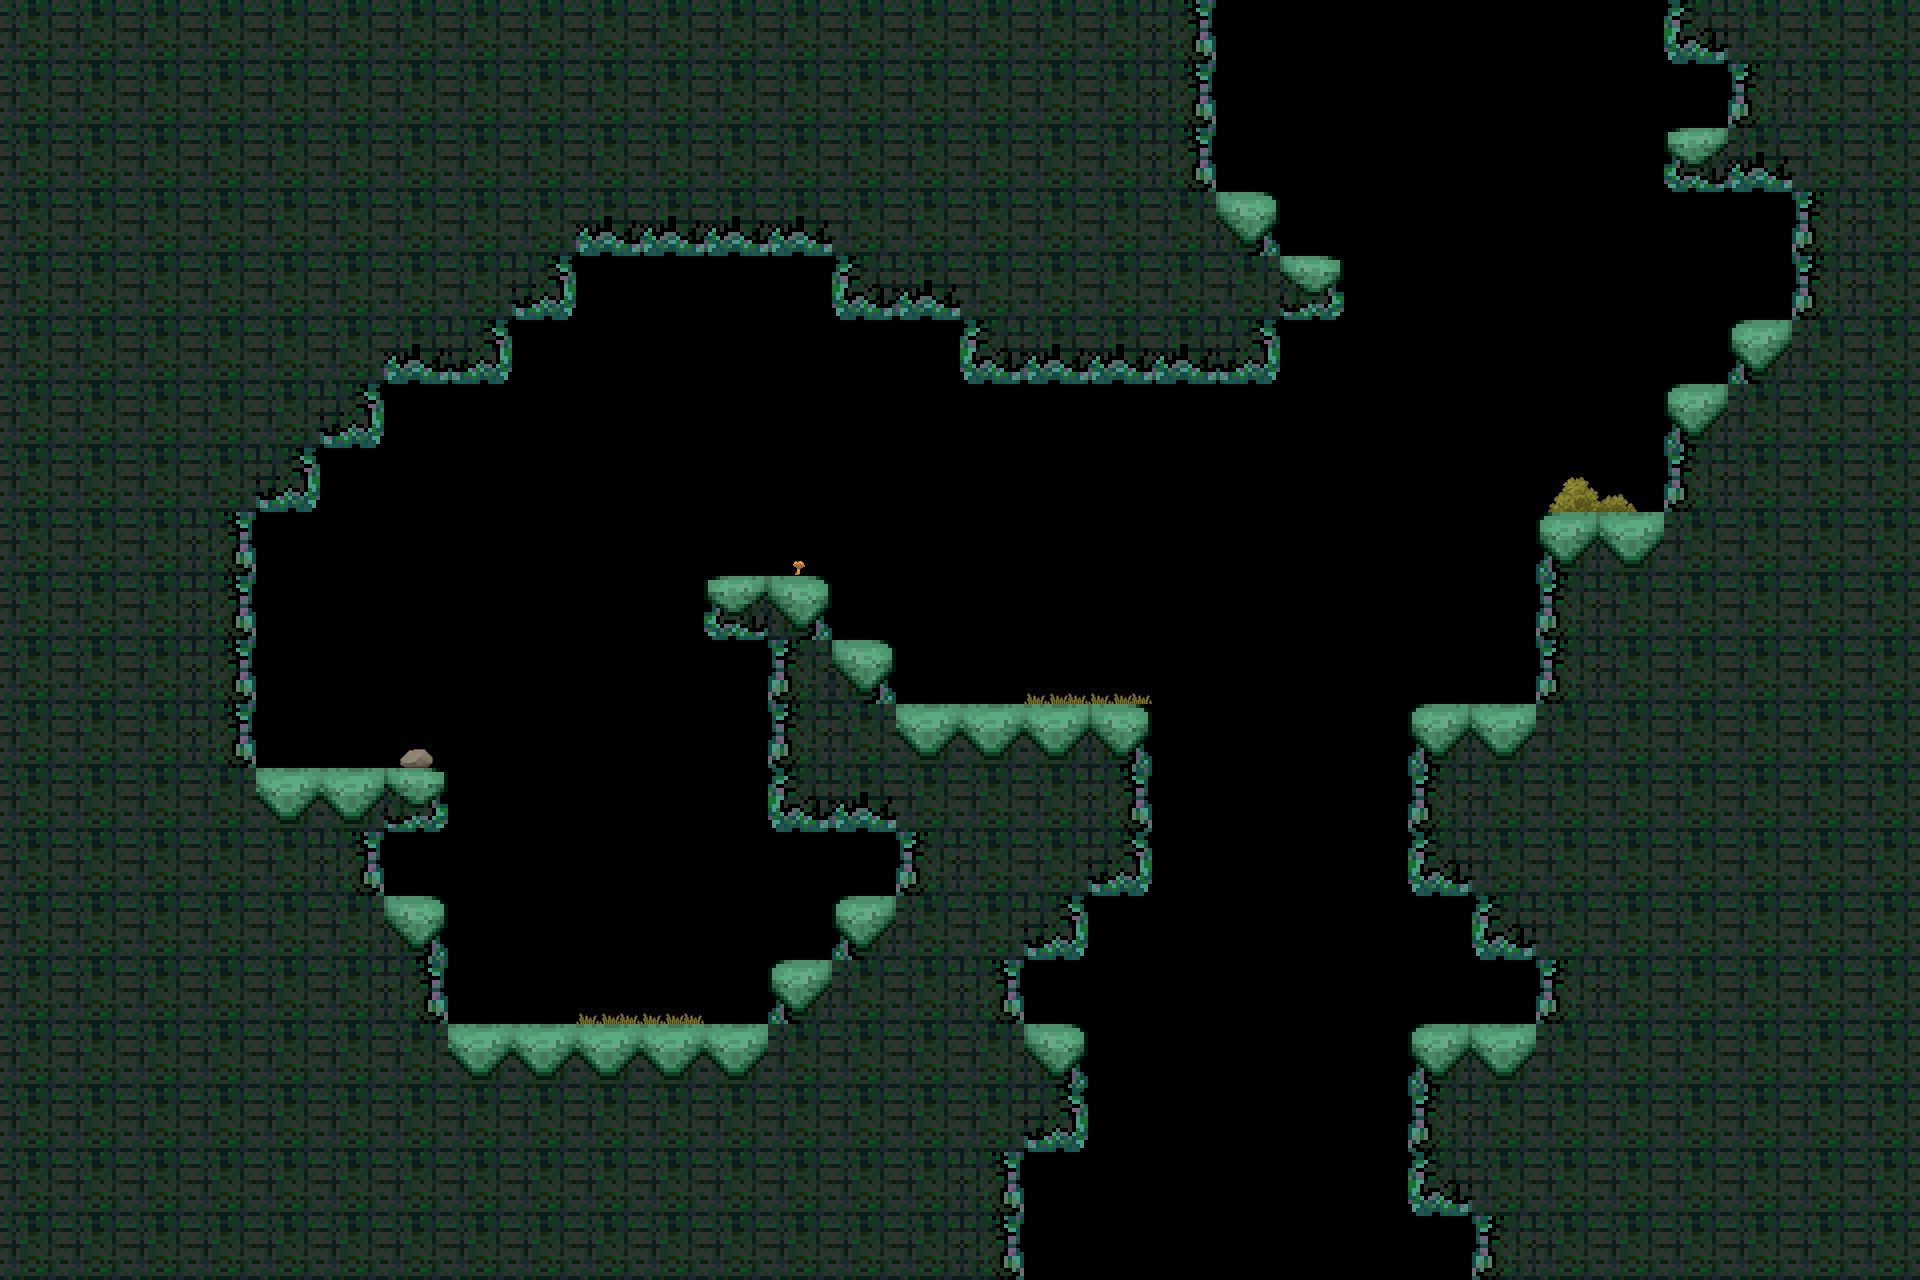

A level layout from a 2D game, rendered from its tile map. Below: a short description, then the map file with its tile-grid data intact:
An orthogonal 30x20 tile map with 64x64 px tiles, 2 tile layers (tiles, deco), 2 tilesets and 6 objects (N, S, player).

<map version="1.4" tiledversion="1.4.3" orientation="orthogonal" renderorder="right-down" width="30" height="20" tilewidth="64" tileheight="64" infinite="0" nextlayerid="6" nextobjectid="16">
 <tileset firstgid="1" source="../level0.tsx" />
 <tileset firstgid="17" source="../deco1.tsx" />
 <layer id="1" name="tiles" width="30" height="20">
  <data encoding="csv">
6,6,6,6,6,6,6,6,6,6,6,6,6,6,6,6,6,6,7,0,0,0,0,0,0,0,9,6,6,6,
6,6,6,6,6,6,6,6,6,6,6,6,6,6,6,6,6,6,7,0,0,0,0,0,0,0,0,5,6,6,
6,6,6,6,6,6,6,6,6,6,6,6,6,6,6,6,6,6,7,0,0,0,0,0,0,0,13,10,6,6,
6,6,6,6,6,6,6,6,6,10,10,10,10,6,6,6,6,6,6,3,0,0,0,0,0,0,0,0,5,6,
6,6,6,6,6,6,6,6,11,0,0,0,0,9,10,6,6,6,6,6,15,0,0,0,0,0,0,0,5,6,
6,6,6,6,6,6,10,11,0,0,0,0,0,0,0,9,10,10,10,11,0,0,0,0,0,0,0,1,6,6,
6,6,6,6,6,11,0,0,0,0,0,0,0,0,0,0,0,0,0,0,0,0,0,0,0,0,1,6,6,6,
6,6,6,6,11,0,0,0,0,0,0,0,0,0,0,0,0,0,0,0,0,0,0,0,0,0,5,6,6,6,
6,6,6,7,0,0,0,0,0,0,0,0,0,0,0,0,0,0,0,0,0,0,0,0,1,2,6,6,6,6,
6,6,6,7,0,0,0,0,0,0,0,13,3,0,0,0,0,0,0,0,0,0,0,0,5,6,6,6,6,6,
6,6,6,7,0,0,0,0,0,0,0,0,5,3,0,0,0,0,0,0,0,0,0,0,5,6,6,6,6,6,
6,6,6,7,0,0,0,0,0,0,0,0,5,6,2,2,2,3,0,0,0,0,1,2,6,6,6,6,6,6,
6,6,6,6,2,2,15,0,0,0,0,0,9,10,6,6,6,7,0,0,0,0,5,6,6,6,6,6,6,6,
6,6,6,6,6,7,0,0,0,0,0,0,0,0,5,6,6,11,0,0,0,0,9,6,6,6,6,6,6,6,
6,6,6,6,6,6,3,0,0,0,0,0,0,1,6,6,11,0,0,0,0,0,0,9,6,6,6,6,6,6,
6,6,6,6,6,6,7,0,0,0,0,0,1,6,6,7,0,0,0,0,0,0,0,0,5,6,6,6,6,6,
6,6,6,6,6,6,6,2,2,2,2,2,6,6,6,6,3,0,0,0,0,0,1,2,6,6,6,6,6,6,
6,6,6,6,6,6,6,6,6,6,6,6,6,6,6,6,11,0,0,0,0,0,5,6,6,6,6,6,6,6,
6,6,6,6,6,6,6,6,6,6,6,6,6,6,6,7,0,0,0,0,0,0,9,6,6,6,6,6,6,6,
6,6,6,6,6,6,6,6,6,6,6,6,6,6,6,7,0,0,0,0,0,0,0,5,6,6,6,6,6,6
</data>
 </layer>
 <layer id="5" name="deco" width="30" height="20">
  <data encoding="csv">
0,0,0,0,0,0,0,0,0,0,0,0,0,0,0,0,0,0,0,0,0,0,0,0,0,0,0,0,0,0,
0,0,0,0,0,0,0,0,0,0,0,0,0,0,0,0,0,0,0,0,0,0,0,0,0,0,0,0,0,0,
0,0,0,0,0,0,0,0,0,0,0,0,0,0,0,0,0,0,0,0,0,0,0,0,0,0,0,0,0,0,
0,0,0,0,0,0,0,0,0,0,0,0,0,0,0,0,0,0,0,0,0,0,0,0,0,0,0,0,0,0,
0,0,0,0,0,0,0,0,0,0,0,0,0,0,0,0,0,0,0,0,0,0,0,0,0,0,0,0,0,0,
0,0,0,0,0,0,0,0,0,0,0,0,0,0,0,0,0,0,0,0,0,0,0,0,0,0,0,0,0,0,
0,0,0,0,0,0,0,0,0,0,0,0,0,0,0,0,0,0,0,0,0,0,0,0,0,0,0,0,0,0,
0,0,0,0,0,0,0,0,0,0,0,0,0,0,0,0,0,0,0,0,0,0,0,0,18,19,0,0,0,0,
0,0,0,0,0,0,0,0,0,0,0,0,25,0,0,0,0,0,0,0,0,0,0,0,0,0,0,0,0,0,
0,0,0,0,0,0,0,0,0,0,0,0,0,0,0,0,0,0,0,0,0,0,0,0,0,0,0,0,0,0,
0,0,0,0,0,0,0,0,0,0,0,0,0,0,0,0,32,32,0,0,0,0,0,0,0,0,0,0,0,0,
0,0,0,0,0,0,22,0,0,0,0,0,0,0,0,0,0,0,0,0,0,0,0,0,0,0,0,0,0,0,
0,0,0,0,0,0,0,0,0,0,0,0,0,0,0,0,0,0,0,0,0,0,0,0,0,0,0,0,0,0,
0,0,0,0,0,0,0,0,0,0,0,0,0,0,0,0,0,0,0,0,0,0,0,0,0,0,0,0,0,0,
0,0,0,0,0,0,0,0,0,0,0,0,0,0,0,0,0,0,0,0,0,0,0,0,0,0,0,0,0,0,
0,0,0,0,0,0,0,0,0,32,32,0,0,0,0,0,0,0,0,0,0,0,0,0,0,0,0,0,0,0,
0,0,0,0,0,0,0,0,0,0,0,0,0,0,0,0,0,0,0,0,0,0,0,0,0,0,0,0,0,0,
0,0,0,0,0,0,0,0,0,0,0,0,0,0,0,0,0,0,0,0,0,0,0,0,0,0,0,0,0,0,
0,0,0,0,0,0,0,0,0,0,0,0,0,0,0,0,0,0,0,0,0,0,0,0,0,0,0,0,0,0,
0,0,0,0,0,0,0,0,0,0,0,0,0,0,0,0,0,0,0,0,0,0,0,0,0,0,0,0,0,0
</data>
 </layer>
 <objectgroup id="3" name="conx">
  <object id="12" name="N" x="1216" y="0" width="448" height="128" />
  <object id="13" name="S" x="1024" y="1152" width="384" height="128" />
 </objectgroup>
 <objectgroup id="4" name="spawns">
  <object id="9" name="player" x="576" y="960">
   <point />
  </object>
 </objectgroup>
 <objectgroup id="2" name="collision">
  <object id="5" x="0" y="0">
   <polygon points="0,0 1216,0 1216,192 1280,192 1280,256 1344,256 1344,320 1280,320 1280,384 960,384 960,320 832,320 832,256 576,256 576,320 512,320 512,384 384,384 384,448 320,448 320,512 256,512 256,768 448,768 448,832 384,832 384,896 448,896 448,1024 768,1024 768,960 832,960 832,896 896,896 896,832 768,832 768,640 704,640 704,576 832,576 832,640 896,640 896,704 1152,704 1152,896 1088,896 1088,960 1024,960 1024,1024 1088,1024 1088,1152 1024,1152 1024,1280 0,1280" />
  </object>
  <object id="6" x="1664" y="0">
   <polygon points="0,0 256,0 256,1280 -192,1280 -192,1216 -256,1216 -256,1024 -128,1024 -128,960 -192,960 -192,896 -256,896 -256,704 -128,704 -128,512 0,512 0,384 64,384 64,320 128,320 128,192 0,192 0,128 64,128 64,64 0,64" />
  </object>
  <object id="15" x="32" y="32">
   <polygon points="0,0 1856,0 1856,1216 0,1216" />
  </object>
 </objectgroup>
</map>
